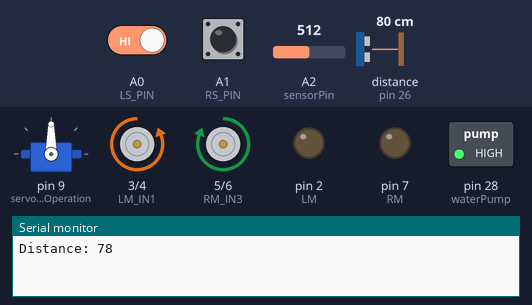
Recording of a sketch running on a simulated Arduino Mega 2560, built with avr-gcc and run on an emulated ATmega2560. Shown: servo, motor-driver pin pairs drawn as motors (green arrow = first pin HIGH = forward, orange = second pin HIGH = backward, longer = more drive), switched loads named in the sketch (green lamp = pin HIGH), output pins drawn as LEDs (lit = HIGH), the last lines printed to the serial monitor. Wiring (inferred from the names in the program): ultrasonic range finder: trigger pin 24; echo pin 26. The inputs (shaded band) are chosen by the test bench; at power-on: A0 (LS_PIN) HIGH, distance to the obstacle (sensor on pin 26) 80 cm, A1 (RS_PIN) HIGH, A2 (sensorPin) = 512. The echo pulse lasts 58.3 µs per cm; pins used as bus, display or sensor lines are not drawn.

Above: at 1.2 s.
1.3 s: A0 (LS_PIN) driven LOW
At 4.2 s:
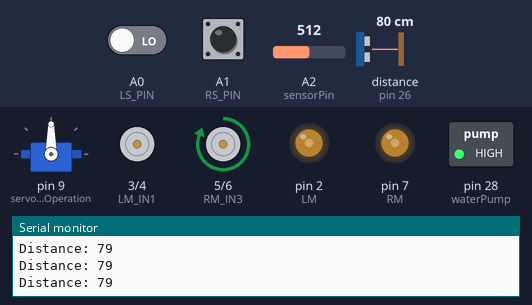
4.5 s: distance to the obstacle (sensor on pin 26) set to 23 cm
8.7 s: distance to the obstacle (sensor on pin 26) set to 19 cm
At 10.9 s:
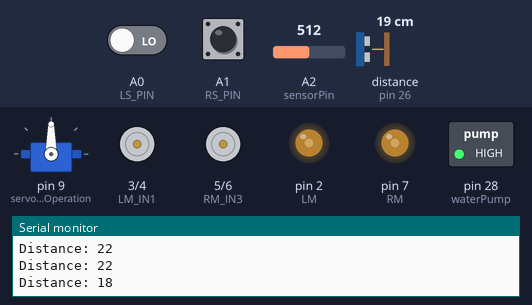
At 12.2 s:
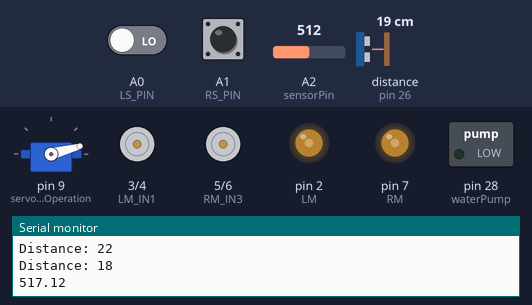
Timing chart, 0 to 22.6 s (numbered marks = the images above; inputs shaded):
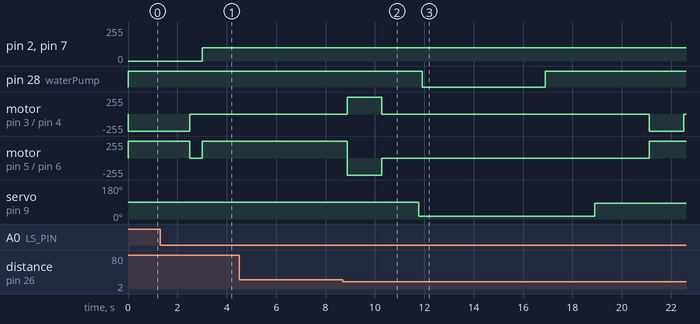

The sketch:

14SmartSystems-FinalPrototypeIteration03.ino
```cpp
// ITERATION #3 - 02.11.2020
// 1.

/* LIBRARIES */
#include "LowPower.h"
#include <Servo.h>

/* VARIABLES NEEDED FOR THE POWER SAVINGS FUNCTION */
int powerSavingHours = 12;
int sleepMax = 450 * powerSavingHours;

/* SERVO MOTOR OBJECT  */
Servo servoCraneOperation;

/* WATER PUMP INPUT AND BOOLEAN FLAG */
int waterPump = 28;
bool pumpActivated = true;

/* EACH ENTRY IN THE ARRAY REPRESENTS ONE PLANT */
bool plantHasBeenWatered = false;

/* CHECKS IF THE PLANT IS CURRENTLY BEING WATERED */
bool plantIsBeingWatered;

/* SOIL MOISTURE SENSOR PIN */
#define sensorPin A2

/* SOIL MOISTURE READINGS */
float soilSensorValue = 0;

/* ULTRASONIC OUTPUTS */
const int triggerPin = 24;
const int echoPin = 26;

/* ULTRASONIC READINGS */
long duration;
int distance;

/* LEFT MOTOR INPUTS */
int LM = 2;
int LM_IN1 = 3;
int LM_IN2 = 4;

/* RIGHT MOTOR INPUTS */
int RM = 7;
int RM_IN3 = 5;
int RM_IN4 = 6;

/* DEFINES MAXIMUM MOTOR SPEED. THIS CAN GO UP TO 255. WILL BE USING 60 UNDER TESTING */
int maxSpeed = 100;

/* IR-SENSOR READINGS. LS = LEFT SIDE | RS = RIGHT SIDE */
int LS_PIN = A0;
int RS_PIN = A1;
int LS_STATE;
int RS_STATE;

/* COUNTER TO SEE HOW MANY TIMES DOUBLE BLACK LINES HAVE ACCURED */
int blackLineCounter;

void setup()
{
  /* SERVO ATTACHED TO PIN NUMBER 30 */
  servoCraneOperation.attach(9);

  /* WATERPUMP SET TO OUTPUT & INITIALLY SET IT TO LOW */
  pinMode(waterPump, OUTPUT);
  digitalWrite(waterPump, HIGH);

  /* SET THE 'triggerPin' AS OUTPUT AND THE 'echoPin' AS INPUT */
  pinMode(triggerPin, OUTPUT);
  pinMode(echoPin, INPUT);

  /* ALL MOTOR CONNECTIONS ARE SET TO OUTPUT */
  pinMode(LM, OUTPUT);
  pinMode(RM, OUTPUT);
  pinMode(LM_IN1, OUTPUT);
  pinMode(LM_IN2, OUTPUT);
  pinMode(RM_IN3, OUTPUT);
  pinMode(RM_IN4, OUTPUT);

  /* GEAR MOTORS ARE SET TO OFF IN THE INITIAL STATE */
  digitalWrite(LM_IN1, LOW);
  digitalWrite(LM_IN2, LOW);
  digitalWrite(RM_IN3, LOW);
  digitalWrite(RM_IN4, LOW);

  blackLineCounter = 0;

  Serial.begin(9600);
}

void loop()
{
  /* UPDATING LEFT AND RIGHT SENSOR STATES CONTINOUSLY */
  LineFollowerUpdate();

  /* CLEARING THE 'triggerPin' */
  digitalWrite(triggerPin, LOW);
  delayMicroseconds(2);

  /* SET THE 'triggerPin' to HIGH STATE FOR ABOUT 10 MICRO SECONDS AND THEN CLEARS IT */
  digitalWrite(triggerPin, HIGH);
  delayMicroseconds(10);
  digitalWrite(triggerPin, LOW);

  /* READS THE 'echoPin' BEFORE RETURNING THE SOUND WAVE TRAVEL TIME IN MICRO SECONDS */
  duration = pulseIn(echoPin, HIGH);

  /* USED TO CALCULATE THE DISTANCE OF THE OBJECT RECIEVED FROM THE ULTRASONIC SENSOR */
  distance = duration*0.034/2;

  /* PRINTS THE DISTANCE ON THE MONITOR - JUST FOR TESTING PURPOSES */
  Serial.print("Distance: ");
  Serial.println(distance);

  /* FOR PLANT NUMBER 1 */
  if ((distance <= 20) && (!plantHasBeenWatered))
  {
    delay(150);
    plantIsBeingWatered = true;

  while (plantIsBeingWatered)
  {
    StopVehicleObsticle();

    /* SET THE TRIGGERPIN TO LOW TO BE ABLE TO TURN */
    digitalWrite(triggerPin, LOW);
    delayMicroseconds(2);

    // VEHICLE SHOULD TURN RIGHT BY 90 DEGREES HERE!
    RotateVehicleLeftDegrees();
    delay(1400);

    /* STOPPING THE VEHICLE  */
    StopVehicleObsticle();

    delay(1500);

    ServoMotorRotateDown();

    for (int i = 0; i < 10; i++)
    {
      SoilMoistureSensorReadings();

      /* PUMP ACTIVATION */
      if ((soilSensorValue < 900) && (plantIsBeingWatered))
      {
        pumpActivated = true;

        WaterPumpActivation();

        pumpActivated = false;

        delay(1000);

        ServoMotorRotateUp();

        delay(1000);
       }
        /* CHANGING 'isBeingWatered' VARIABLE TO FALSE TO EXIT THE WHILE LOOP */
        plantIsBeingWatered = false;
     }
   }

        RotateVehicleRightDegrees();
        delay(1400);
        StopVehicleObsticle();

        digitalWrite(triggerPin, HIGH);
        delayMicroseconds(10);
        digitalWrite(triggerPin, LOW);
        /* SET THE VARIABLE TO TRUE SO THAT THE SYSTEM WILL KNOW THAT THIS PLANT HAS BEEN GIVEN WATER RECENTLY. */
        plantHasBeenWatered = true;
  }

  /* IF THE STATEMENT EVALUATES TO TRUE - THAN THE VEHICLE SHOULD MOVE FORWARD. */
  if(!(digitalRead(LS_PIN)) && !(digitalRead(RS_PIN)))
  {
    MoveVehicleForward(maxSpeed);
  }

  /* IF THE STATEMENT EVALUATES TO TRUE - THAN THE VEHICLE SHOULD TURN TO THE RIGHT. */
  if(!digitalRead(LS_PIN) && digitalRead(RS_PIN))
  {
    TurnVehicleRight();
  }

  /* IF THE STATEMENT EVALUATES TO TRUE - THAN THE VEHICLE SHOULD TURN TO THE LEFT. */
  if(digitalRead(LS_PIN) && (!digitalRead(RS_PIN)))
  {
    TurnVehicleLeft();
  }

  /* IF THE STATEMENT EVALUATES TO TRUE - THAN THE VEHICLE SHOULD STOP. */
  if(digitalRead(LS_PIN) && digitalRead(RS_PIN))
  {
    StopVehicleBlackLines(maxSpeed);
  }
}

void PrintUltrasonicDistance()
{
  Serial.print("Distance: ");
  Serial.println(distance);
}

void LineFollowerUpdate()
{
  LS_STATE = digitalRead(LS_PIN);
  RS_STATE = digitalRead(RS_PIN);
}

/* FUNCTION TO STOP THE VEHICLE BECAUSE OF OBSTICLES */
void StopVehicleObsticle()
{
  digitalWrite(LM_IN1, LOW);
  digitalWrite(LM_IN2, LOW);
  digitalWrite(RM_IN3, LOW);
  digitalWrite(RM_IN4, LOW);
}

/* FUNCTION TO STOP THE VEHICLE BECAUSE OF DOUBLE BLACK LINES */
void StopVehicleBlackLines(int maxSpeed)
{
  blackLineCounter++;
  StopVehicleObsticle();

  digitalWrite(triggerPin, LOW);
  delayMicroseconds(2);

  if (blackLineCounter < 2)
  {
    // ----- The vehicle should turn left or right by 180 degrees ------

    RotateVehicleRightDegrees();
    /* USING 2.5 SECONDS TO TURN 180 DEGREES */
    delay(2500);

    /* THE VEHICLE WILL MOVE FORWARD AFTER TURNING */
    digitalWrite(triggerPin, HIGH);
    delayMicroseconds(10);
    digitalWrite(triggerPin, LOW);

    /* VEHICLE SHOULD STOP AFTER 180 DEGREES ROTATION AND WAIT FOR 0.5 SECONDS BEFORE CONTINUING */
    StopVehicleObsticle();
    delay(500);
    MoveVehicleForward(maxSpeed);
  }
  else
  {
    /* GOING INTO POWER SAVING MODE TO REDUCE POWER USAGE */
    for (int i = 0; i < sleepMax; i++)
    {
      PowerSavingsMode();
    }
    /* RESETING THE COUNTER AFTER POWER SAVING MODE IS COMPLETED */
    blackLineCounter = 0;

    RotateVehicleRightDegrees();
    /* USING 2.5 SECONDS TO TURN 180 DEGREES */
    delay(2500);
  }
}

/* FUNCTION TO MAKE THE VEHICLE MOVE FORWARDS */
void MoveVehicleForward(int maxSpeed)
{
  analogWrite(LM, maxSpeed);
  analogWrite(RM, maxSpeed);
  digitalWrite(LM_IN1, HIGH);
  digitalWrite(LM_IN2, LOW);
  digitalWrite(RM_IN3, HIGH);
  digitalWrite(RM_IN4, LOW);
}

/* FUNCTION TO MAKE THE VEHICLE MOVE TO THE LEFT */
void TurnVehicleLeft()
{
  digitalWrite(LM_IN1, HIGH);
  digitalWrite(LM_IN2, LOW);
  digitalWrite(RM_IN3, LOW);
  digitalWrite(RM_IN4, LOW);
}

/* FUNCTION TO MAKE THE VEHICLE MOVE TO THE LEFT IN REVERSE */
void TurnVehicleLeftReverse()
{
  digitalWrite(LM_IN1, LOW);
  digitalWrite(LM_IN2, HIGH);
  digitalWrite(RM_IN3, LOW);
  digitalWrite(RM_IN4, LOW);
}

/* FUNCTION TO MAKE THE VEHICLE MOVE TO THE RIGHT */
void TurnVehicleRight()
{
  digitalWrite(LM_IN1, LOW);
  digitalWrite(LM_IN2, LOW);
  digitalWrite(RM_IN3, HIGH);
  digitalWrite(RM_IN4, LOW);
}

/* FUNCTION TO MAKE THE VEHICLE MOVE TO THE RIGHT IN REVERSE */
void TurnVehicleRightReverse()
{
  digitalWrite(LM_IN1, LOW);
  digitalWrite(LM_IN2, LOW);
  digitalWrite(RM_IN3, LOW);
  digitalWrite(RM_IN4, HIGH);
}

void RotateVehicleRightDegrees()
{
  digitalWrite(LM_IN1, LOW);
  digitalWrite(LM_IN2, HIGH);
  digitalWrite(RM_IN3, HIGH);
  digitalWrite(RM_IN4, LOW);
}

void RotateVehicleLeftDegrees()
{
  digitalWrite(LM_IN1, HIGH);
  digitalWrite(LM_IN2, LOW);
  digitalWrite(RM_IN3, LOW);
  digitalWrite(RM_IN4, HIGH);
}

/* PUT THE ARDUINO TO SLEEP FOR 8 SECONDS */
void PowerSavingsMode()
{
  LowPower.powerDown(SLEEP_8S, ADC_OFF, BOD_OFF);
}

void SoilMoistureSensorReadings()
{
  for (int i = 0; i <= 100; i++)
  {
    soilSensorValue = soilSensorValue + analogRead(sensorPin);
    delay(1);
  }
  soilSensorValue = soilSensorValue / 100.0;
  Serial.println(soilSensorValue);
  delay(20);
}

/* CRANE MOVES DOWN */
void ServoMotorRotateDown()
{
  servoCraneOperation.writeMicroseconds (700);
}

/* CRANE MOVES UP AGAN */
void ServoMotorRotateUp()
{
  servoCraneOperation.writeMicroseconds (1400);
}

/* ACTIVATION OF WATER PUMP */
void WaterPumpActivation()
{
  digitalWrite(waterPump, LOW);
  delay(5000);
  digitalWrite(waterPump, HIGH);
  delay(1000);
}
```

Measured:
- the behaviour switches between 22 and 21 cm on distance to the obstacle (sensor on pin 26) (found by bisection; images 1 and 2)
- after the input at 8.7 s, pin 28 (waterPump): HIGH → LOW after 3.2 s, → HIGH 5.0 s later; motor on pin 3 (LM_IN1) / pin 4 (LM_IN2): stopped → forward 255/255 after 0.17 s, → stopped 1.4 s later, → backward 255/255 10.8 s later, → stopped 1.4 s later
